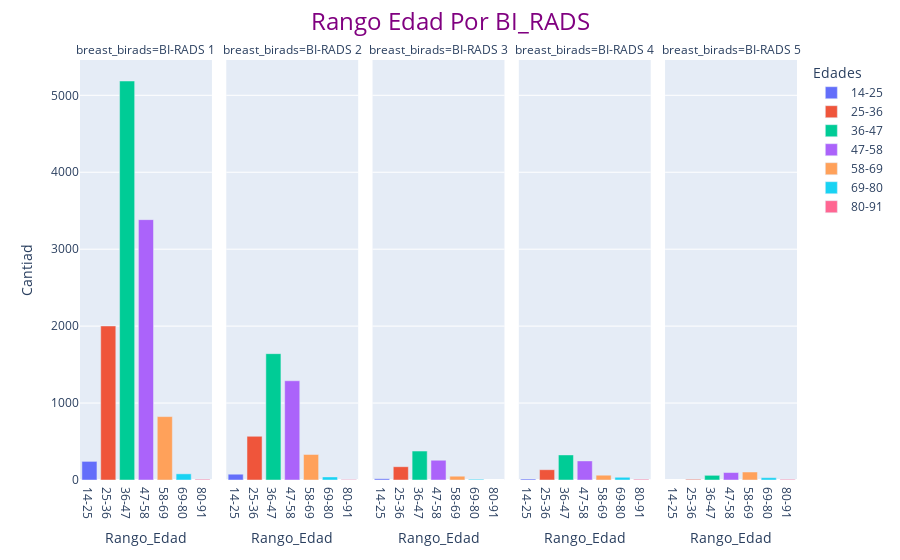

The code cell stored with this chart in its notebook:
### Markdown cell above
# Gráfico 6

### Code cell
tabla6 = fin_anota[fin_anota['Patients Age'] > 0]
condiciones = [
    tabla6['Patients Age'].between(14, 25),
    tabla6['Patients Age'].between(25, 36),
    tabla6['Patients Age'].between(36, 47),
    tabla6['Patients Age'].between(47, 58),
    tabla6['Patients Age'].between(58, 69),
    tabla6['Patients Age'].between(69, 80),
    tabla6['Patients Age'].between(80, 91),
]
valores = ["14-25", "25-36", "36-47", "47-58", "58-69", "69-80", "80-91"]
tabla6["Edades"] = np.select(condiciones, valores)
tabla6 = tabla6.groupby(['breast_birads', 'Edades'])['Edades'].count().reset_index(name='Cantiad')
fig6 = px.bar(data_frame=tabla6, facet_col='breast_birads', x='Edades', y='Cantiad', color='Edades').update_layout(title={'text': 'Rango Edad Por BI_RADS', 'x': 0.5,'font': {'size': 24,'color': 'purple'}}).update_xaxes(title={'text': 'Rango_Edad'})
fig6

### Figure 1 — Plotly figure (JSON) as saved in the notebook; plotly's stock layout.template omitted (floating-point values rounded to 4 significant figures)
{"data": [{"alignmentgroup": "True", "hovertemplate": "Edades=%{x}<br>breast_birads=BI-RADS 1<br>Cantiad=%{y}<extra></extra>", "legendgroup": "14-25", "marker": {"color": "#636efa", "pattern": {"shape": ""}}, "name": "14-25", "offsetgroup": "14-25", "orientation": "v", "showlegend": true, "textposition": "auto", "type": "bar", "x": ["14-25"], "xaxis": "x", "y": [242], "yaxis": "y"}, {"alignmentgroup": "True", "hovertemplate": "Edades=%{x}<br>breast_birads=BI-RADS 2<br>Cantiad=%{y}<extra></extra>", "legendgroup": "14-25", "marker": {"color": "#636efa", "pattern": {"shape": ""}}, "name": "14-25", "offsetgroup": "14-25", "orientation": "v", "showlegend": false, "textposition": "auto", "type": "bar", "x": ["14-25"], "xaxis": "x2", "y": [76], "yaxis": "y2"}, {"alignmentgroup": "True", "hovertemplate": "Edades=%{x}<br>breast_birads=BI-RADS 3<br>Cantiad=%{y}<extra></extra>", "legendgroup": "14-25", "marker": {"color": "#636efa", "pattern": {"shape": ""}}, "name": "14-25", "offsetgroup": "14-25", "orientation": "v", "showlegend": false, "textposition": "auto", "type": "bar", "x": ["14-25"], "xaxis": "x3", "y": [17], "yaxis": "y3"}, {"alignmentgroup": "True", "hovertemplate": "Edades=%{x}<br>breast_birads=BI-RADS 4<br>Cantiad=%{y}<extra></extra>", "legendgroup": "14-25", "marker": {"color": "#636efa", "pattern": {"shape": ""}}, "name": "14-25", "offsetgroup": "14-25", "orientation": "v", "showlegend": false, "textposition": "auto", "type": "bar", "x": ["14-25"], "xaxis": "x4", "y": [13], "yaxis": "y4"}, {"alignmentgroup": "True", "hovertemplate": "Edades=%{x}<br>breast_birads=BI-RADS 1<br>Cantiad=%{y}<extra></extra>", "legendgroup": "25-36", "marker": {"color": "#EF553B", "pattern": {"shape": ""}}, "name": "25-36", "offsetgroup": "25-36", "orientation": "v", "showlegend": true, "textposition": "auto", "type": "bar", "x": ["25-36"], "xaxis": "x", "y": [2002], "yaxis": "y"}, {"alignmentgroup": "True", "hovertemplate": "Edades=%{x}<br>breast_birads=BI-RADS 2<br>Cantiad=%{y}<extra></extra>", "legendgroup": "25-36", "marker": {"color": "#EF553B", "pattern": {"shape": ""}}, "name": "25-36", "offsetgroup": "25-36", "orientation": "v", "showlegend": false, "textposition": "auto", "type": "bar", "x": ["25-36"], "xaxis": "x2", "y": [568], "yaxis": "y2"}, {"alignmentgroup": "True", "hovertemplate": "Edades=%{x}<br>breast_birads=BI-RADS 3<br>Cantiad=%{y}<extra></extra>", "legendgroup": "25-36", "marker": {"color": "#EF553B", "pattern": {"shape": ""}}, "name": "25-36", "offsetgroup": "25-36", "orientation": "v", "showlegend": false, "textposition": "auto", "type": "bar", "x": ["25-36"], "xaxis": "x3", "y": [173], "yaxis": "y3"}, {"alignmentgroup": "True", "hovertemplate": "Edades=%{x}<br>breast_birads=BI-RADS 4<br>Cantiad=%{y}<extra></extra>", "legendgroup": "25-36", "marker": {"color": "#EF553B", "pattern": {"shape": ""}}, "name": "25-36", "offsetgroup": "25-36", "orientation": "v", "showlegend": false, "textposition": "auto", "type": "bar", "x": ["25-36"], "xaxis": "x4", "y": [134], "yaxis": "y4"}, {"alignmentgroup": "True", "hovertemplate": "Edades=%{x}<br>breast_birads=BI-RADS 5<br>Cantiad=%{y}<extra></extra>", "legendgroup": "25-36", "marker": {"color": "#EF553B", "pattern": {"shape": ""}}, "name": "25-36", "offsetgroup": "25-36", "orientation": "v", "showlegend": false, "textposition": "auto", "type": "bar", "x": ["25-36"], "xaxis": "x5", "y": [9], "yaxis": "y5"}, {"alignmentgroup": "True", "hovertemplate": "Edades=%{x}<br>breast_birads=BI-RADS 1<br>Cantiad=%{y}<extra></extra>", "legendgroup": "36-47", "marker": {"color": "#00cc96", "pattern": {"shape": ""}}, "name": "36-47", "offsetgroup": "36-47", "orientation": "v", "showlegend": true, "textposition": "auto", "type": "bar", "x": ["36-47"], "xaxis": "x", "y": [5186], "yaxis": "y"}, {"alignmentgroup": "True", "hovertemplate": "Edades=%{x}<br>breast_birads=BI-RADS 2<br>Cantiad=%{y}<extra></extra>", "legendgroup": "36-47", "marker": {"color": "#00cc96", "pattern": {"shape": ""}}, "name": "36-47", "offsetgroup": "36-47", "orientation": "v", "showlegend": false, "textposition": "auto", "type": "bar", "x": ["36-47"], "xaxis": "x2", "y": [1642], "yaxis": "y2"}, {"alignmentgroup": "True", "hovertemplate": "Edades=%{x}<br>breast_birads=BI-RADS 3<br>Cantiad=%{y}<extra></extra>", "legendgroup": "36-47", "marker": {"color": "#00cc96", "pattern": {"shape": ""}}, "name": "36-47", "offsetgroup": "36-47", "orientation": "v", "showlegend": false, "textposition": "auto", "type": "bar", "x": ["36-47"], "xaxis": "x3", "y": [376], "yaxis": "y3"}, {"alignmentgroup": "True", "hovertemplate": "Edades=%{x}<br>breast_birads=BI-RADS 4<br>Cantiad=%{y}<extra></extra>", "legendgroup": "36-47", "marker": {"color": "#00cc96", "pattern": {"shape": ""}}, "name": "36-47", "offsetgroup": "36-47", "orientation": "v", "showlegend": false, "textposition": "auto", "type": "bar", "x": ["36-47"], "xaxis": "x4", "y": [326], "yaxis": "y4"}, {"alignmentgroup": "True", "hovertemplate": "Edades=%{x}<br>breast_birads=BI-RADS 5<br>Cantiad=%{y}<extra></extra>", "legendgroup": "36-47", "marker": {"color": "#00cc96", "pattern": {"shape": ""}}, "name": "36-47", "offsetgroup": "36-47", "orientation": "v", "showlegend": false, "textposition": "auto", "type": "bar", "x": ["36-47"], "xaxis": "x5", "y": [61], "yaxis": "y5"}, {"alignmentgroup": "True", "hovertemplate": "Edades=%{x}<br>breast_birads=BI-RADS 1<br>Cantiad=%{y}<extra></extra>", "legendgroup": "47-58", "marker": {"color": "#ab63fa", "pattern": {"shape": ""}}, "name": "47-58", "offsetgroup": "47-58", "orientation": "v", "showlegend": true, "textposition": "auto", "type": "bar", "x": ["47-58"], "xaxis": "x", "y": [3384], "yaxis": "y"}, {"alignmentgroup": "True", "hovertemplate": "Edades=%{x}<br>breast_birads=BI-RADS 2<br>Cantiad=%{y}<extra></extra>", "legendgroup": "47-58", "marker": {"color": "#ab63fa", "pattern": {"shape": ""}}, "name": "47-58", "offsetgroup": "47-58", "orientation": "v", "showlegend": false, "textposition": "auto", "type": "bar", "x": ["47-58"], "xaxis": "x2", "y": [1290], "yaxis": "y2"}, {"alignmentgroup": "True", "hovertemplate": "Edades=%{x}<br>breast_birads=BI-RADS 3<br>Cantiad=%{y}<extra></extra>", "legendgroup": "47-58", "marker": {"color": "#ab63fa", "pattern": {"shape": ""}}, "name": "47-58", "offsetgroup": "47-58", "orientation": "v", "showlegend": false, "textposition": "auto", "type": "bar", "x": ["47-58"], "xaxis": "x3", "y": [257], "yaxis": "y3"}, {"alignmentgroup": "True", "hovertemplate": "Edades=%{x}<br>breast_birads=BI-RADS 4<br>Cantiad=%{y}<extra></extra>", "legendgroup": "47-58", "marker": {"color": "#ab63fa", "pattern": {"shape": ""}}, "name": "47-58", "offsetgroup": "47-58", "orientation": "v", "showlegend": false, "textposition": "auto", "type": "bar", "x": ["47-58"], "xaxis": "x4", "y": [248], "yaxis": "y4"}, {"alignmentgroup": "True", "hovertemplate": "Edades=%{x}<br>breast_birads=BI-RADS 5<br>Cantiad=%{y}<extra></extra>", "legendgroup": "47-58", "marker": {"color": "#ab63fa", "pattern": {"shape": ""}}, "name": "47-58", "offsetgroup": "47-58", "orientation": "v", "showlegend": false, "textposition": "auto", "type": "bar", "x": ["47-58"], "xaxis": "x5", "y": [97], "yaxis": "y5"}, {"alignmentgroup": "True", "hovertemplate": "Edades=%{x}<br>breast_birads=BI-RADS 1<br>Cantiad=%{y}<extra></extra>", "legendgroup": "58-69", "marker": {"color": "#FFA15A", "pattern": {"shape": ""}}, "name": "58-69", "offsetgroup": "58-69", "orientation": "v", "showlegend": true, "textposition": "auto", "type": "bar", "x": ["58-69"], "xaxis": "x", "y": [824], "yaxis": "y"}, {"alignmentgroup": "True", "hovertemplate": "Edades=%{x}<br>breast_birads=BI-RADS 2<br>Cantiad=%{y}<extra></extra>", "legendgroup": "58-69", "marker": {"color": "#FFA15A", "pattern": {"shape": ""}}, "name": "58-69", "offsetgroup": "58-69", "orientation": "v", "showlegend": false, "textposition": "auto", "type": "bar", "x": ["58-69"], "xaxis": "x2", "y": [332], "yaxis": "y2"}, {"alignmentgroup": "True", "hovertemplate": "Edades=%{x}<br>breast_birads=BI-RADS 3<br>Cantiad=%{y}<extra></extra>", "legendgroup": "58-69", "marker": {"color": "#FFA15A", "pattern": {"shape": ""}}, "name": "58-69", "offsetgroup": "58-69", "orientation": "v", "showlegend": false, "textposition": "auto", "type": "bar", "x": ["58-69"], "xaxis": "x3", "y": [50], "yaxis": "y3"}, {"alignmentgroup": "True", "hovertemplate": "Edades=%{x}<br>breast_birads=BI-RADS 4<br>Cantiad=%{y}<extra></extra>", "legendgroup": "58-69", "marker": {"color": "#FFA15A", "pattern": {"shape": ""}}, "name": "58-69", "offsetgroup": "58-69", "orientation": "v", "showlegend": false, "textposition": "auto", "type": "bar", "x": ["58-69"], "xaxis": "x4", "y": [63], "yaxis": "y4"}, {"alignmentgroup": "True", "hovertemplate": "Edades=%{x}<br>breast_birads=BI-RADS 5<br>Cantiad=%{y}<extra></extra>", "legendgroup": "58-69", "marker": {"color": "#FFA15A", "pattern": {"shape": ""}}, "name": "58-69", "offsetgroup": "58-69", "orientation": "v", "showlegend": false, "textposition": "auto", "type": "bar", "x": ["58-69"], "xaxis": "x5", "y": [104], "yaxis": "y5"}, {"alignmentgroup": "True", "hovertemplate": "Edades=%{x}<br>breast_birads=BI-RADS 1<br>Cantiad=%{y}<extra></extra>", "legendgroup": "69-80", "marker": {"color": "#19d3f3", "pattern": {"shape": ""}}, "name": "69-80", "offsetgroup": "69-80", "orientation": "v", "showlegend": true, "textposition": "auto", "type": "bar", "x": ["69-80"], "xaxis": "x", "y": [80], "yaxis": "y"}, {"alignmentgroup": "True", "hovertemplate": "Edades=%{x}<br>breast_birads=BI-RADS 2<br>Cantiad=%{y}<extra></extra>", "legendgroup": "69-80", "marker": {"color": "#19d3f3", "pattern": {"shape": ""}}, "name": "69-80", "offsetgroup": "69-80", "orientation": "v", "showlegend": false, "textposition": "auto", "type": "bar", "x": ["69-80"], "xaxis": "x2", "y": [40], "yaxis": "y2"}, {"alignmentgroup": "True", "hovertemplate": "Edades=%{x}<br>breast_birads=BI-RADS 3<br>Cantiad=%{y}<extra></extra>", "legendgroup": "69-80", "marker": {"color": "#19d3f3", "pattern": {"shape": ""}}, "name": "69-80", "offsetgroup": "69-80", "orientation": "v", "showlegend": false, "textposition": "auto", "type": "bar", "x": ["69-80"], "xaxis": "x3", "y": [10], "yaxis": "y3"}, {"alignmentgroup": "True", "hovertemplate": "Edades=%{x}<br>breast_birads=BI-RADS 4<br>Cantiad=%{y}<extra></extra>", "legendgroup": "69-80", "marker": {"color": "#19d3f3", "pattern": {"shape": ""}}, "name": "69-80", "offsetgroup": "69-80", "orientation": "v", "showlegend": false, "textposition": "auto", "type": "bar", "x": ["69-80"], "xaxis": "x4", "y": [35], "yaxis": "y4"}, {"alignmentgroup": "True", "hovertemplate": "Edades=%{x}<br>breast_birads=BI-RADS 5<br>Cantiad=%{y}<extra></extra>", "legendgroup": "69-80", "marker": {"color": "#19d3f3", "pattern": {"shape": ""}}, "name": "69-80", "offsetgroup": "69-80", "orientation": "v", "showlegend": false, "textposition": "auto", "type": "bar", "x": ["69-80"], "xaxis": "x5", "y": [30], "yaxis": "y5"}, {"alignmentgroup": "True", "hovertemplate": "Edades=%{x}<br>breast_birads=BI-RADS 1<br>Cantiad=%{y}<extra></extra>", "legendgroup": "80-91", "marker": {"color": "#FF6692", "pattern": {"shape": ""}}, "name": "80-91", "offsetgroup": "80-91", "orientation": "v", "showlegend": true, "textposition": "auto", "type": "bar", "x": ["80-91"], "xaxis": "x", "y": [10], "yaxis": "y"}, {"alignmentgroup": "True", "hovertemplate": "Edades=%{x}<br>breast_birads=BI-RADS 2<br>Cantiad=%{y}<extra></extra>", "legendgroup": "80-91", "marker": {"color": "#FF6692", "pattern": {"shape": ""}}, "name": "80-91", "offsetgroup": "80-91", "orientation": "v", "showlegend": false, "textposition": "auto", "type": "bar", "x": ["80-91"], "xaxis": "x2", "y": [8], "yaxis": "y2"}, {"alignmentgroup": "True", "hovertemplate": "Edades=%{x}<br>breast_birads=BI-RADS 4<br>Cantiad=%{y}<extra></extra>", "legendgroup": "80-91", "marker": {"color": "#FF6692", "pattern": {"shape": ""}}, "name": "80-91", "offsetgroup": "80-91", "orientation": "v", "showlegend": false, "textposition": "auto", "type": "bar", "x": ["80-91"], "xaxis": "x4", "y": [11], "yaxis": "y4"}, {"alignmentgroup": "True", "hovertemplate": "Edades=%{x}<br>breast_birads=BI-RADS 5<br>Cantiad=%{y}<extra></extra>", "legendgroup": "80-91", "marker": {"color": "#FF6692", "pattern": {"shape": ""}}, "name": "80-91", "offsetgroup": "80-91", "orientation": "v", "showlegend": false, "textposition": "auto", "type": "bar", "x": ["80-91"], "xaxis": "x5", "y": [9], "yaxis": "y5"}], "layout": {"annotations": [{"font": {}, "showarrow": false, "text": "breast_birads=BI-RADS 1", "x": 0.092, "xanchor": "center", "xref": "paper", "y": 1, "yanchor": "bottom", "yref": "paper"}, {"font": {}, "showarrow": false, "text": "breast_birads=BI-RADS 2", "x": 0.296, "xanchor": "center", "xref": "paper", "y": 1, "yanchor": "bottom", "yref": "paper"}, {"font": {}, "showarrow": false, "text": "breast_birads=BI-RADS 3", "x": 0.5, "xanchor": "center", "xref": "paper", "y": 1, "yanchor": "bottom", "yref": "paper"}, {"font": {}, "showarrow": false, "text": "breast_birads=BI-RADS 4", "x": 0.704, "xanchor": "center", "xref": "paper", "y": 1, "yanchor": "bottom", "yref": "paper"}, {"font": {}, "showarrow": false, "text": "breast_birads=BI-RADS 5", "x": 0.908, "xanchor": "center", "xref": "paper", "y": 1, "yanchor": "bottom", "yref": "paper"}], "barmode": "relative", "legend": {"title": {"text": "Edades"}, "tracegroupgap": 0}, "margin": {"t": 60}, "title": {"font": {"color": "purple", "size": 24}, "text": "Rango Edad Por BI_RADS", "x": 0.5}, "xaxis": {"anchor": "y", "categoryarray": ["14-25", "25-36", "36-47", "47-58", "58-69", "69-80", "80-91"], "categoryorder": "array", "domain": [0, 0.184], "title": {"text": "Rango_Edad"}}, "xaxis2": {"anchor": "y2", "categoryarray": ["14-25", "25-36", "36-47", "47-58", "58-69", "69-80", "80-91"], "categoryorder": "array", "domain": [0.204, 0.388], "matches": "x", "title": {"text": "Rango_Edad"}}, "xaxis3": {"anchor": "y3", "categoryarray": ["14-25", "25-36", "36-47", "47-58", "58-69", "69-80", "80-91"], "categoryorder": "array", "domain": [0.408, 0.592], "matches": "x", "title": {"text": "Rango_Edad"}}, "xaxis4": {"anchor": "y4", "categoryarray": ["14-25", "25-36", "36-47", "47-58", "58-69", "69-80", "80-91"], "categoryorder": "array", "domain": [0.612, 0.796], "matches": "x", "title": {"text": "Rango_Edad"}}, "xaxis5": {"anchor": "y5", "categoryarray": ["14-25", "25-36", "36-47", "47-58", "58-69", "69-80", "80-91"], "categoryorder": "array", "domain": [0.816, 1], "matches": "x", "title": {"text": "Rango_Edad"}}, "yaxis": {"anchor": "x", "domain": [0, 1], "title": {"text": "Cantiad"}}, "yaxis2": {"anchor": "x2", "domain": [0, 1], "matches": "y", "showticklabels": false}, "yaxis3": {"anchor": "x3", "domain": [0, 1], "matches": "y", "showticklabels": false}, "yaxis4": {"anchor": "x4", "domain": [0, 1], "matches": "y", "showticklabels": false}, "yaxis5": {"anchor": "x5", "domain": [0, 1], "matches": "y", "showticklabels": false}}}
